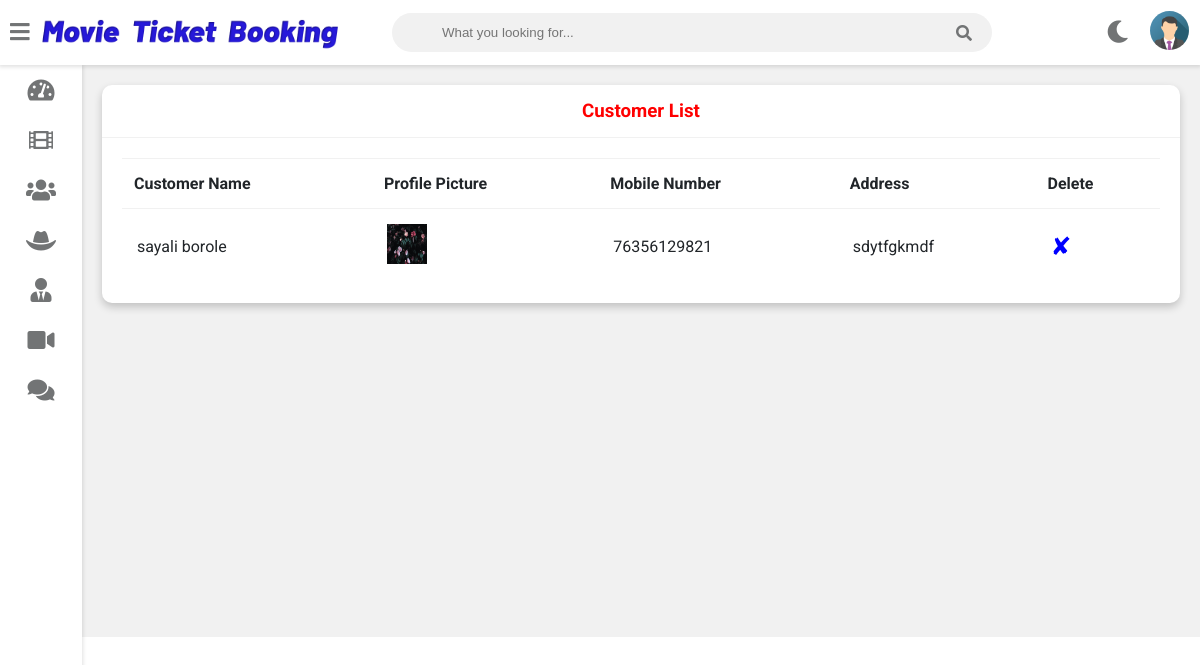
The page /admin-view-customer (signed in) on the database its author committed.
### multiplex/models.py (models this page shows, shortened)
class Customer(models.Model):
    user=models.OneToOneField(User,on_delete=models.CASCADE)
    profile_pic= models.ImageField(upload_to='profile_pic/CustomerProfilePic/',null=True,blank=True)
    address = models.CharField(max_length=40)
    mobile = models.CharField(max_length=20,null=False)
    @property
    def get_name(self):
        return self.user.first_name+" "+self.user.last_name

### multiplex/views.py (the view)
# urls.py: path('admin-view-customer', views.admin_view_customer_view,name='admin-view-customer'),
@login_required(login_url='adminlogin')
def admin_view_customer_view(request):
    customers=models.Customer.objects.all()
    return render(request,'multiplex/admin_view_customer.html',{'customers':customers})

### templates/multiplex/admin_view_customer.html
{% extends 'multiplex/adminbase.html' %}
{% block content %}
{% load static %}
	<div class="wrapper">
		<div class="row">
			<div class="col-12 col-m-12 col-sm-12">
				<div class="card">
					<div class="card-header">
						<h3 style="color:red; text-align:center" >
							Customer List
						</h3>
					</div>
					<div class="card-content">
						<table>
							<thead>
                <tr>
                  <th>Customer Name</th>
                  <th>Profile Picture</th>
                  <th>Mobile Number</th>
                  <th>Address</th>
                  <th>Delete</th>
                </tr>
							</thead>
							<tbody>
                {% for c in customers %}
                <tr>
                  <td> {{c.get_name}}</td>
                  <td> <img src="{% static c.profile_pic.url %}" alt="Profile Pic" height="40px" width="40px" /></td>
                  <td>{{c.mobile}}</td>
                  <td>{{c.address}}</td>
                  <td><a style="color:blue; text-decoration:none;font-size:25px;"href="{% url 'delete-customer' c.id  %}">&#10008;</a></td>
                </tr>
                {% endfor %}
							</tbody>
						</table>
					</div>
				</div>
			</div>
		</div>
<br><br><br><br><br><br><br><br><br><br><br><br><br><br><br><br>
	</div>
{% endblock content %}

### rows shown on the page
Customer: get_name "sayali borole", profile_pic (picture), mobile "76356129821", address "sdytfgkmdf"
